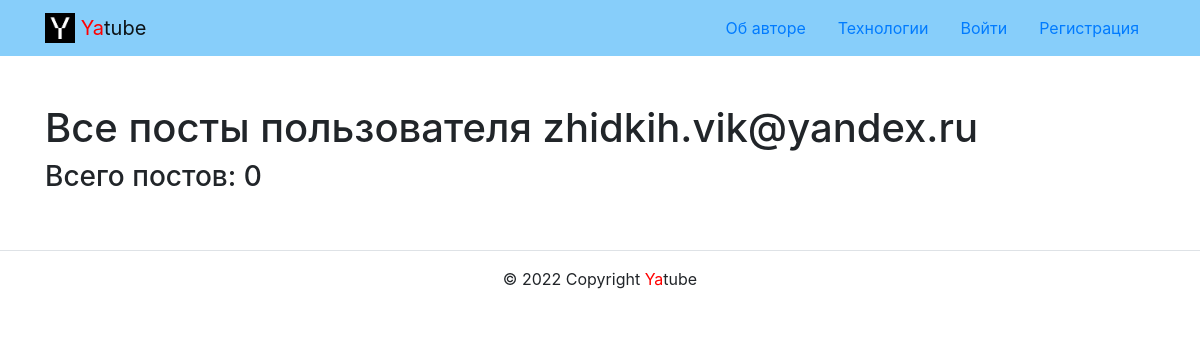
The page /profile/zhidkih.vik@yandex.ru/ on the database as committed earlier.
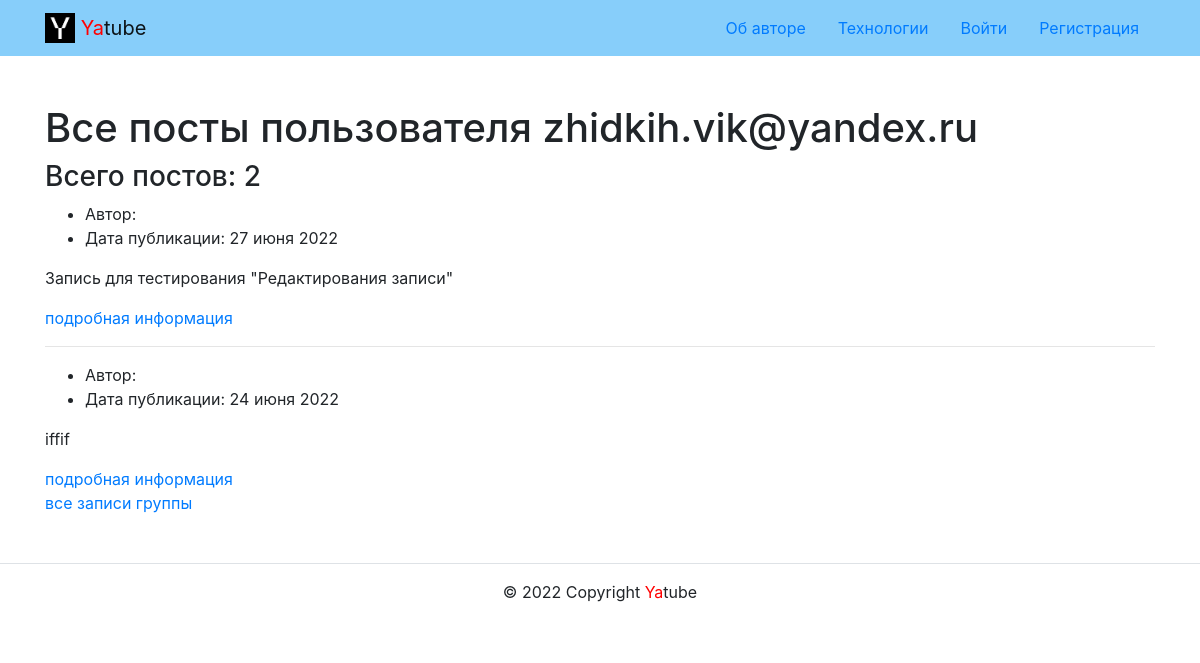
The same page on the database as committed later.
### posts/models.py (models this page shows, shortened)
class Post(models.Model):
    text = models.TextField()
    pub_date = models.DateTimeField(auto_now_add=True)
    author = models.ForeignKey(
        User,
        on_delete=models.CASCADE,
        related_name='posts'
    )
    group = models.ForeignKey(
        'Group',
        on_delete=models.SET_NULL,
        blank=True,
        null=True,
        related_name='posts'
    )
    class Meta:
        verbose_name = 'post'
        verbose_name_plural = 'posts'
        ordering = ('-pub_date',)

### posts/views.py (the view)
def profile(request, username):
    author = get_object_or_404(User, username=username)
    posts = author.posts.select_related('group', 'author')
    paginator = Paginator(posts, 10)
    posts_count = posts.count()
    page_number = request.GET.get('page')
    page_obj = paginator.get_page(page_number)
    context = {
              'page_obj': page_obj,
              'posts_count': posts_count,
              'author': author,
    }
    return render(request, 'posts/profile.html', context)

### core/context_processors/year.py (called while the page is built)
def year (request):
    dt = datetime.date.today().year
    return {
        'year' : dt
    }

### templates/posts/profile.html (shortened to what this page needs)
{% extends 'base.html' %}
{%block content%}
      <div class="container py-5">
        <h1>Все посты пользователя
            {% if author.get_full_name %}
              {{ author.get_full_name }}
            {% else %}
              {{ author.username }}
            {% endif %}</h1>
        <h3>Всего постов: {{posts_count}} </h3>
       {% for post in page_obj %}
        <article>
          <ul>
            <li>
              Автор:
            </li>
            <li>
              Дата публикации: {{ post.pub_date|date:"d E Y" }}
            </li>
          </ul>
          <p>
            {{ post.text|linebreaksbr }}
          </p>
          <a href="{% url 'posts:post_detail' post.id %}">подробная информация </a>
        </article>
        {% if post.group %}
          <a href="{% url 'posts:group_list' post.group.slug %}">все записи группы</a>
        {% endif %}
        {% if not forloop.last %}<hr>{% endif %}
       {% endfor %}
      </div>
{% endblock %}

### templates/base.html (shortened to what this page needs)
{% load static %}
<!DOCTYPE html>
<html lang="ru">
  <head>
    <link rel="stylesheet" href="{%static 'css/bootstrap.min.css' %}">
  </head>
  <body>
    {% include 'includes/header.html' %}
    <main>
    {% block content %}{% endblock %}
    </main>
      {% include 'includes/footer.html' %}
  </body>
</html>

### templates/includes/header.html
{% load static %}
{% with request.resolver_match.view_name as view_name %}
<header>
  <nav class="navbar navbar-light" style="background-color: lightskyblue">
    <div class="container">
      <a class="navbar-brand" href="{% url 'posts:index' %}">
        <img src="{% static 'img/logo.png' %}" width="30" height="30" class="d-inline-block align-top" alt="">
        <span style="color:red">Ya</span>tube
      </a>
      <ul class="nav nav-pills">
        <li class="nav-item">
          <a class="nav-link nav-link {% if view_name  == 'about:author' %}active{% endif %}"
          href="{% url 'about:author' %}">
            Об авторе
          </a>
        </li>
        <li class="nav-item">
        <a class="nav-link {% if view_name  == 'about:tech' %}active{% endif %}"
         href="{%url 'about:tech'%}">
         Технологии
        </a>
        </li>
        {% if user.is_authenticated %}
        <li class="nav-item">
          <a class="nav-link {% if view_name  == 'posts:post_create' %}active{% endif %}"
          href="{%url 'posts:post_create'%}"> Новая запись
          </a>
        </li>
        <li class="nav-item">
          <a class="nav-link link-light {% if view_name  == 'users:password_change_form' %}active{% endif %}"
          href="{%url 'users:password_change_form'%}">
          Изменить пароль
          </a>
        </li>
        <li class="nav-item">
          <a class="nav-link link-light {% if view_name  == 'users:logout' %}active{% endif %}"
          href="{%url 'users:logout'%}">
          Выйти
          </a>
        </li>
        <li>
          Пользователь: {{ user.username }}
        </li>
        {% else %}
        <li class="nav-item">
          <a class="nav-link link-light {% if view_name  == 'login' %}active{% endif %}"
          href="{%url 'login'%}">
          Войти
          </a>
        </li>
        <li class="nav-item">
          <a class="nav-link link-light" href="{%url 'users:signup'%}">Регистрация</a>
        </li>
        {% endif %}
      </ul>
    </div>
  </nav>
</header>
{% endwith %}

### templates/includes/footer.html
<footer class="border-top text-center py-3">
 <p>
    © {{ year }} Copyright <span style="color:red">Ya</span>tube
 </p>
</footer>

Rows that differ between the two databases and show on the page:
added Post: pub_date "27 июня 2022", text "Запись для тестирования \"Редактирования записи\""
added Post: pub_date "24 июня 2022", text "iffif", shows "все записи группы"
Other text that changed with them:
{{ posts_count }}: "0" → "2"
